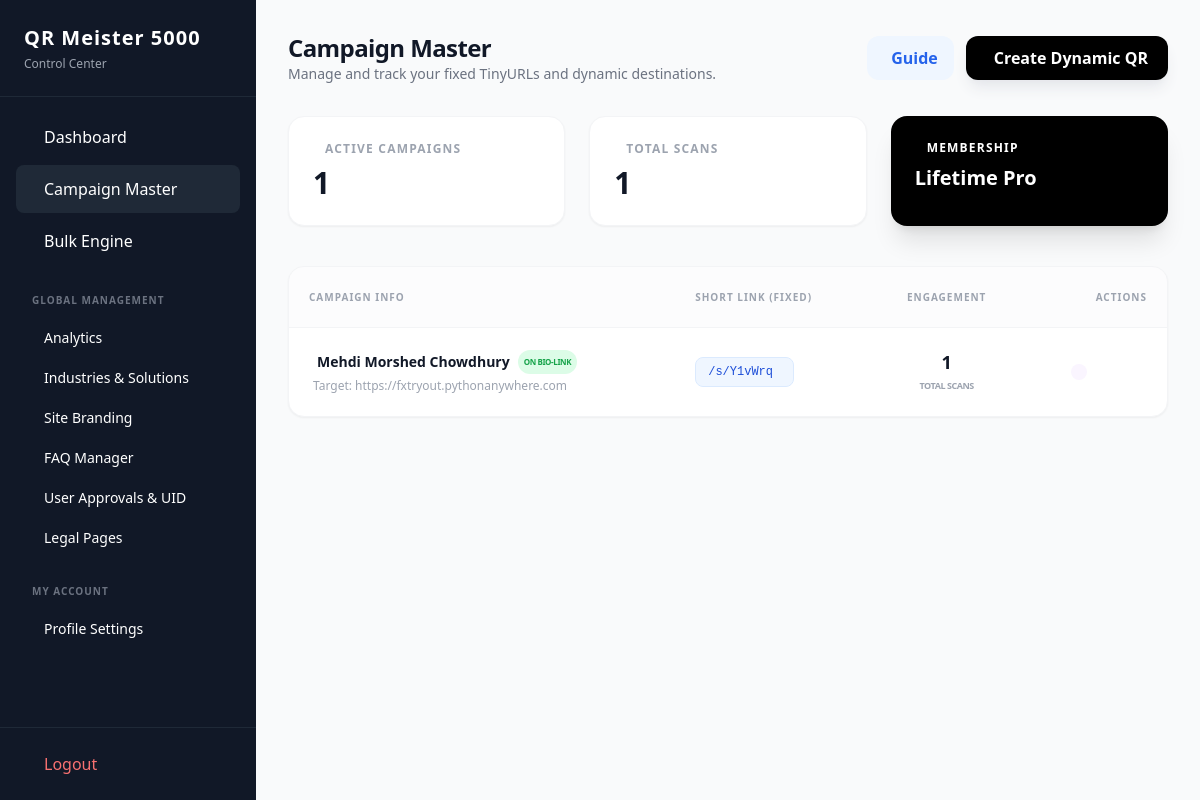
/admin/campaigns (signed in), run on the app's committed database.
### flask_app.py (models this page shows)
class SiteConfig(db.Model):
    id = db.Column(db.Integer, primary_key=True)
    site_name = db.Column(db.String(100), default="QR Generator")
    favicon = db.Column(db.String(100), default="default_favicon.ico")
    total_generated = db.Column(db.Integer, default=0)
    title_font = db.Column(db.String(50), default="Inter")
    title_font_size = db.Column(db.Integer, default=32)
    title_color = db.Column(db.String(20), default="#111827")
    dark_mode = db.Column(db.Boolean, default=False)
    maintenance_mode = db.Column(db.Boolean, default=False)
    footer_text = db.Column(db.String(200), default="Powered by QR Master")
    contact_email = db.Column(db.String(100), default="admin@yourdomain.com")
    whatsapp_number = db.Column(db.String(20), default="8801XXXXXXXXX")
    payment_instructions = db.Column(db.Text, default="Send 1500 BDT via bKash to...")

class User(db.Model, UserMixin):
    id = db.Column(db.Integer, primary_key=True)
    uid = db.Column(db.String(20), unique=True)
    username = db.Column(db.String(50), unique=True, nullable=False)
    email = db.Column(db.String(100), unique=True)
    password_hash = db.Column(db.String(128), nullable=False)
    is_superadmin = db.Column(db.Boolean, default=False)
    is_pro = db.Column(db.Boolean, default=False)
    secure_pin = db.Column(db.String(128))
    transaction_id = db.Column(db.String(100))
    amount_paid = db.Column(db.Float, default=0.0)
    pending_update_type = db.Column(db.String(20))
    pending_value = db.Column(db.String(255))
    pending_new_pin = db.Column(db.String(128))
    api_key = db.Column(db.String(64), unique=True)
    campaigns = db.relationship('Campaign', backref='owner', lazy=True)

class Campaign(db.Model):
    id = db.Column(db.Integer, primary_key=True)
    name = db.Column(db.String(100), nullable=False)
    slug = db.Column(db.String(10), unique=True, nullable=False)
    target_url = db.Column(db.Text, nullable=False)
    is_active = db.Column(db.Boolean, default=True)
    show_in_bio = db.Column(db.Boolean, default=False)
    created_at = db.Column(db.DateTime, default=datetime.utcnow)
    user_id = db.Column(db.Integer, db.ForeignKey('user.id'))
    scans = db.relationship('ScanLog', backref='campaign', lazy=True, cascade="all, delete-orphan")

### flask_app.py (the view, shortened to what this page needs)
@app.route('/admin/campaigns', methods=['GET', 'POST'])
@login_required
def admin_campaigns():
    return render_template('admin/campaigns.html', campaigns=Campaign.query.filter_by(user_id=current_user.id).all())

### flask_app.py (called while the page is built)
@login_manager.user_loader
def load_user(user_id):
    return User.query.get(int(user_id))

def get_config():
    config = SiteConfig.query.first()
    if not config:
        config = SiteConfig()
        db.session.add(config)
        db.session.commit()
    return config

@app.before_request
def check_maintenance():
    config = get_config()
    if config.maintenance_mode:
        allowed_paths = ['/login', '/logout', '/static', '/admin']
        is_allowed = any(request.path.startswith(path) for path in allowed_paths)
        if not is_allowed and not (current_user.is_authenticated and current_user.is_superadmin):
            return render_template('maintenance.html'), 503

@app.context_processor
def inject_global_vars():
    return dict(config=get_config())

### templates/admin/campaigns.html (shortened to what this page needs)
{% extends "admin/base.html" %}
{% block content %}
<div class="max-w-6xl mx-auto">
    <div class="flex flex-col md:flex-row justify-between items-start md:items-center gap-4 mb-8">
        <div>
            <h2 class="text-2xl font-black text-gray-900 tracking-tight">Campaign Master</h2>
            <p class="text-sm text-gray-500">Manage and track your fixed TinyURLs and dynamic destinations.</p>
        </div>
        <div class="flex gap-3">
            <button onclick="openModal('helpModal')" class="bg-blue-50 text-blue-600 px-4 py-2.5 rounded-xl font-bold flex items-center gap-2 hover:bg-blue-100 transition">
                 Guide
            </button>
            <button onclick="openModal('addModal')" class="bg-black text-white px-5 py-2.5 rounded-xl font-bold flex items-center gap-2 hover:bg-gray-800 transition shadow-lg shadow-gray-200">
                 Create Dynamic QR
            </button>
        </div>
    </div>
    <div class="grid grid-cols-1 md:grid-cols-3 gap-6 mb-10">
        <div class="bg-white p-6 rounded-2xl border border-gray-100 shadow-sm">
            <div class="flex items-center gap-3 mb-2 text-gray-400">
                <span class="text-xs font-bold uppercase tracking-widest">Active Campaigns</span>
            </div>
            <h3 class="text-3xl font-black text-gray-900">{{ campaigns|length }}</h3>
        </div>
        <div class="bg-white p-6 rounded-2xl border border-gray-100 shadow-sm">
            <div class="flex items-center gap-3 mb-2 text-gray-400">
                <span class="text-xs font-bold uppercase tracking-widest">Total Scans</span>
            </div>
            <h3 class="text-3xl font-black text-gray-900">
                {% set total_scans = namespace(value=0) %}
                {% for c in campaigns %}{% set total_scans.value = total_scans.value + c.scans|length %}{% endfor %}
                {{ total_scans.value }}
            </h3>
        </div>
        <div class="bg-black p-6 rounded-2xl shadow-xl relative overflow-hidden">
            <div class="flex items-center gap-3 mb-2 text-gray-400">
                <span class="text-xs font-bold uppercase tracking-widest text-white">Membership</span>
            </div>
            <h3 class="text-xl font-bold text-white">{{ 'Lifetime Pro' if current_user.is_pro else 'Free Tier' }}</h3>
        </div>
    </div>
    <div class="bg-white rounded-2xl border border-gray-100 shadow-sm overflow-hidden">
        <table class="w-full text-left text-sm">
            <thead class="bg-gray-50/50 text-gray-400 font-bold uppercase text-[10px] tracking-widest border-b border-gray-100">
                <tr>
                    <th class="p-5">Campaign Info</th>
                    <th class="p-5">Short Link (Fixed)</th>
                    <th class="p-5 text-center" data-tippy-content="Total engagement tracked via your fixed short links.">
                        Engagement
                    </th>
                    <th class="p-5 text-right">Actions</th>
                </tr>
            </thead>
            <tbody class="divide-y divide-gray-50">
                {% for camp in campaigns %}
                <tr class="group hover:bg-gray-50/50 transition">
                    <td class="p-5">
                        <div class="font-bold text-gray-900 flex items-center gap-2">
                             {{ camp.name }}
                            {% if camp.show_in_bio %}
                            <span class="text-[8px] bg-green-100 text-green-600 px-1.5 py-0.5 rounded-full uppercase font-black tracking-tighter">On Bio-Link</span>
                            {% endif %}
                        </div>
                        <div class="text-xs text-gray-400 mt-1 flex items-center gap-1">
                             Target: {{ camp.target_url | truncate(35) }}
                        </div>
                    </td>
                    <td class="p-5">
                        <div class="inline-flex items-center gap-2 bg-blue-50 text-blue-700 px-3 py-1.5 rounded-lg font-mono text-xs border border-blue-100">
                            /s/{{ camp.slug }}
                        </div>
                    </td>
                    <td class="p-5 text-center">
                        <div class="inline-flex flex-col">
                            <span class="text-lg font-black text-gray-900">{{ camp.scans|length }}</span>
                            <span class="text-[9px] uppercase font-bold text-gray-400 tracking-tighter">Total Scans</span>
                        </div>
                    </td>
                    <td class="p-5 text-right">
                        <div class="flex justify-end gap-1">
                            <button onclick="showMap({{ camp.id }})" class="p-2 bg-purple-50 text-purple-600 rounded-lg hover:bg-purple-100 transition" title="View Heatmap">
                            </button>
                            <button onclick="openStats('{{ camp.id }}', '{{ camp.name }}', '{{ camp.slug }}')"
                                data-tippy-content="Deep Data: Device & Time trends."
                                class="p-2 text-gray-400 hover:text-purple-600 hover:bg-purple-50 rounded-lg transition">
                            </button>
                            <button onclick="openEditModal('{{ camp.id }}', '{{ camp.name }}', '{{ camp.target_url }}', {{ 'true' if camp.show_in_bio else 'false' }})"
                                data-tippy-content="Update target destination."
                                class="p-2 text-gray-400 hover:text-blue-600 hover:bg-blue-50 rounded-lg transition">
                            </button>
                            <a href="{{ url_for('delete_campaign', id=camp.id) }}"
                               onclick="return confirm('Exterminate this campaign and all scan data?')"
                               data-tippy-content="Delete Campaign"
                               class="p-2 text-gray-400 hover:text-red-500 hover:bg-red-50 rounded-lg transition">
                            </a>
                        </div>
                    </td>
                </tr>
                {% endfor %}
            </tbody>
        </table>
    </div>
</div>
<link rel="stylesheet" href="https://unpkg.com/leaflet@1.9.4/dist/leaflet.css" />
{% endblock %}

### templates/admin/base.html (shortened to what this page needs)
<!DOCTYPE html>
<html lang="en">
<head>
    <script src="https://cdn.tailwindcss.com"></script>
    <link rel="stylesheet" href="https://unpkg.com/tippy.js@6/dist/tippy.css" />
</head>
<body class="bg-gray-50 flex h-screen">
    <aside class="w-64 bg-gray-900 text-white flex flex-col">
        <div class="p-6 border-b border-gray-800">
            <h1 class="text-xl font-bold tracking-wider truncate" title="{{ config.site_name }}">
                {{ config.site_name or 'QR MASTER' }}
            </h1>
            <p class="text-xs text-gray-400 mt-1">Control Center</p>
        </div>
        <nav class="flex-1 p-4 space-y-1">
            <a href="{{ url_for('admin_dashboard') }}" class="flex items-center gap-3 px-4 py-3 rounded-lg hover:bg-gray-800 {{ 'bg-gray-800' if request.endpoint == 'admin_dashboard' }}">
                 Dashboard
            </a>
            <a href="{{ url_for('admin_campaigns') }}" class="flex items-center gap-3 px-4 py-3 rounded-lg hover:bg-gray-800 {{ 'bg-gray-800' if 'campaigns' in request.endpoint }}">
                 Campaign Master
            </a>
            <a href="{{ url_for('bulk_generate') }}" class="flex items-center gap-3 px-4 py-3 rounded-lg hover:bg-gray-800 {{ 'bg-gray-800' if request.endpoint == 'bulk_generate' }}">
                 Bulk Engine
            </a>
            {% if current_user.is_superadmin %}
            <div class="pt-6 pb-2 pl-4 text-[10px] font-bold text-gray-500 uppercase tracking-widest">Global Management</div>
            <a href="{{ url_for('admin_analytics') }}" class="flex items-center gap-3 px-4 py-2 rounded-lg hover:bg-gray-800 text-sm {{ 'bg-gray-800 text-blue-400' if request.endpoint == 'admin_analytics' }}">
                 Analytics
            </a>
            <a href="{{ url_for('admin_industries') }}" class="flex items-center gap-3 px-4 py-2 rounded-lg hover:bg-gray-800 text-sm {{ 'bg-gray-800 text-purple-400' if request.endpoint == 'admin_industries' }}">
                 Industries & Solutions
            </a>
            <a href="{{ url_for('admin_settings') }}" class="flex items-center gap-3 px-4 py-2 rounded-lg hover:bg-gray-800 text-sm {{ 'bg-gray-800' if request.endpoint == 'admin_settings' }}">
                 Site Branding
            </a>
            <a href="{{ url_for('admin_faqs') }}" class="flex items-center gap-3 px-4 py-2 rounded-lg hover:bg-gray-800 text-sm {{ 'bg-gray-800' if request.endpoint == 'admin_faqs' }}">
                 FAQ Manager
            </a>
            <a href="{{ url_for('admin_users') }}" class="flex items-center gap-3 px-4 py-2 rounded-lg hover:bg-gray-800 text-sm {{ 'bg-gray-800' if request.endpoint == 'admin_users' }}">
                 User Approvals & UID
            </a>
            <a href="{{ url_for('admin_pages') }}" class="flex items-center gap-3 px-4 py-2 rounded-lg hover:bg-gray-800 text-sm {{ 'bg-gray-800' if request.endpoint == 'admin_pages' }}">
                 Legal Pages
            </a>
            {% endif %}
            <div class="pt-6 pb-2 pl-4 text-[10px] font-bold text-gray-500 uppercase tracking-widest">My Account</div>
            <a href="{{ url_for('admin_profile') }}" class="flex items-center gap-3 px-4 py-2 rounded-lg hover:bg-gray-800 text-sm {{ 'bg-gray-800' if request.endpoint == 'admin_profile' }}">
                 Profile Settings
            </a>
        </nav>
        <div class="p-4 border-t border-gray-800">
            <a href="{{ url_for('logout') }}" class="flex items-center gap-3 px-4 py-2 text-red-400 hover:text-red-300 transition">
                 Logout
            </a>
        </div>
    </aside>
    <main class="flex-1 overflow-y-auto p-8">
        {% block content %}{% endblock %}
    </main>
</body>
</html>

### data on the page
SiteConfig: site_name "QR Meister 5000"
User: is_pro "Lifetime Pro"
Campaign: name "Mehdi Morshed Chowdhury", show_in_bio "ON BIO-LINK", target_url "https://fxtryout.pythonanywhere.com", slug "Y1vWrq", scans|length "1"

### other printed values
{{ campaigns|length }} "1"
{{ total_scans.value }} "1"
